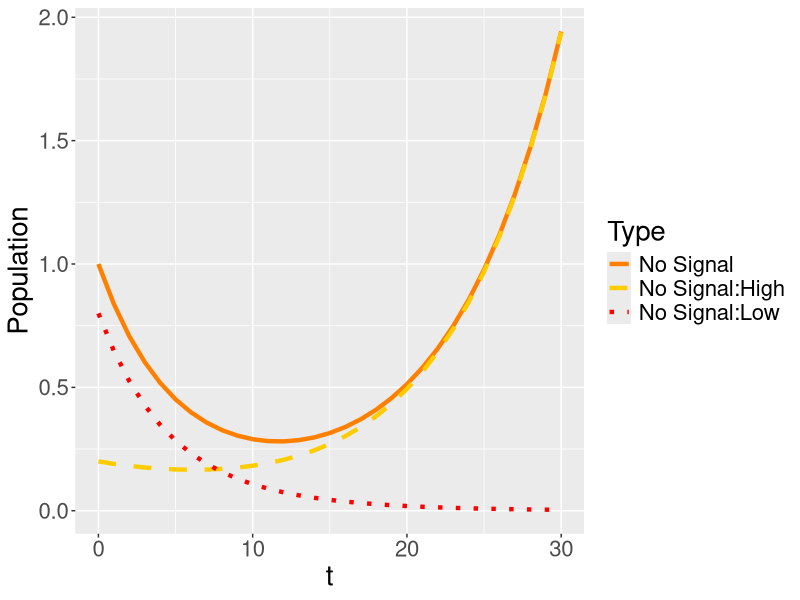
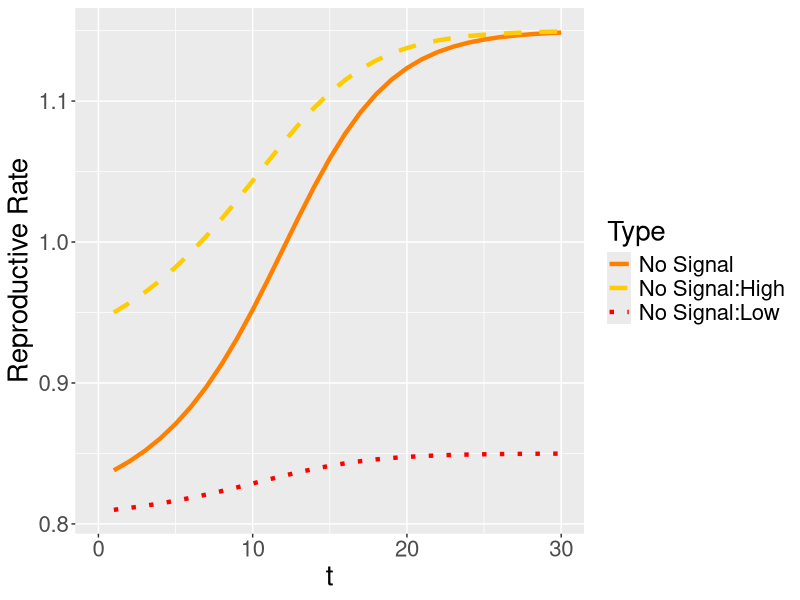
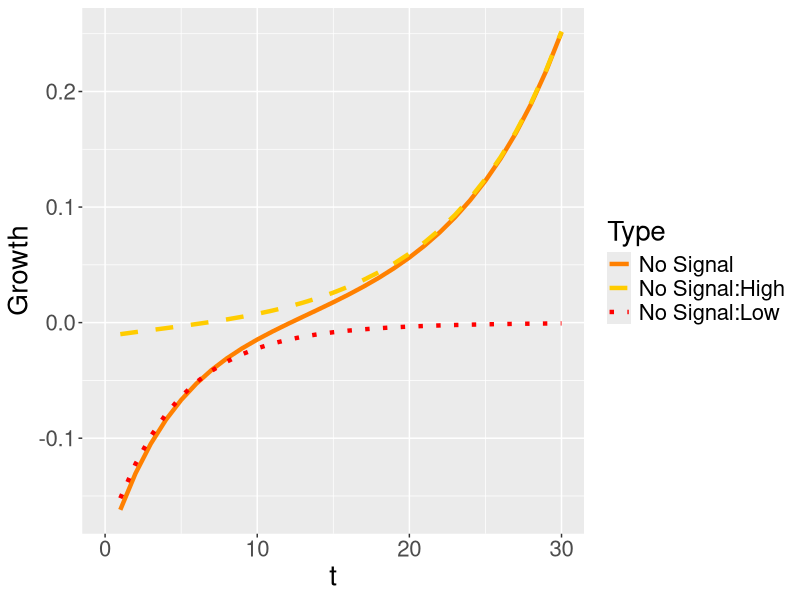
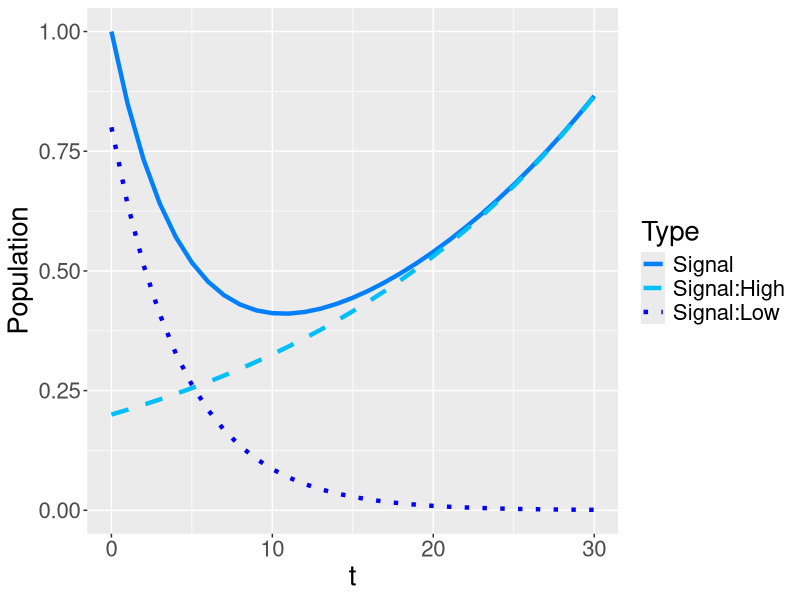
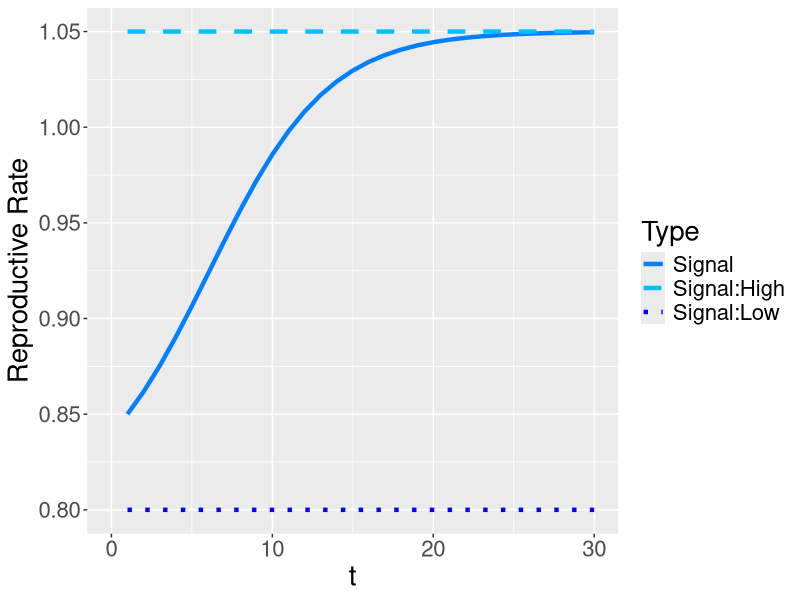
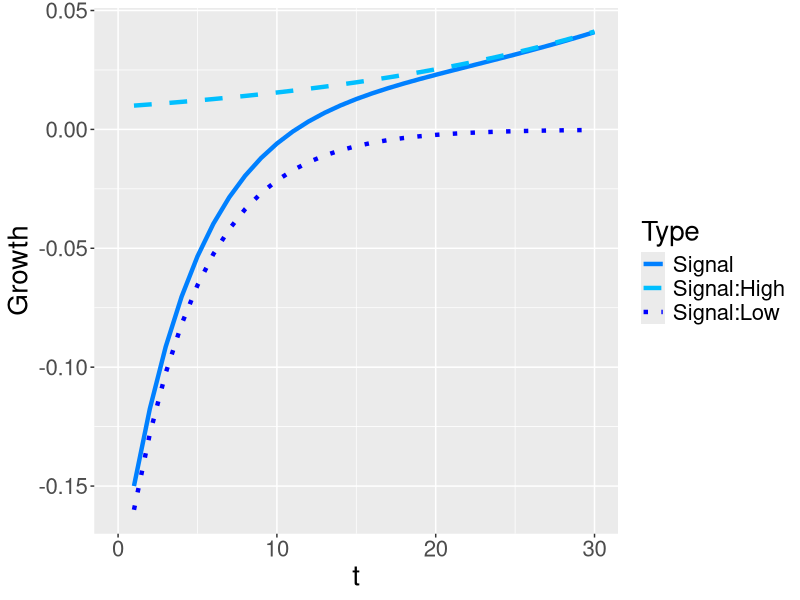
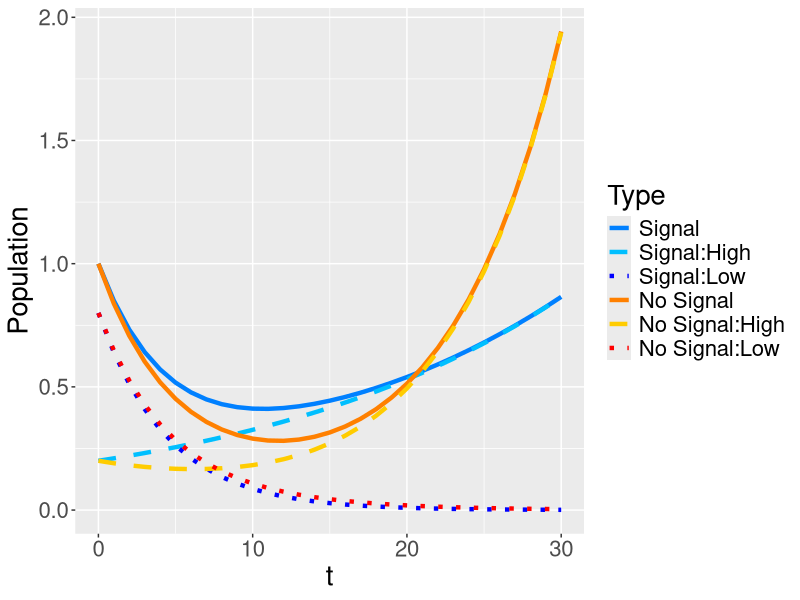
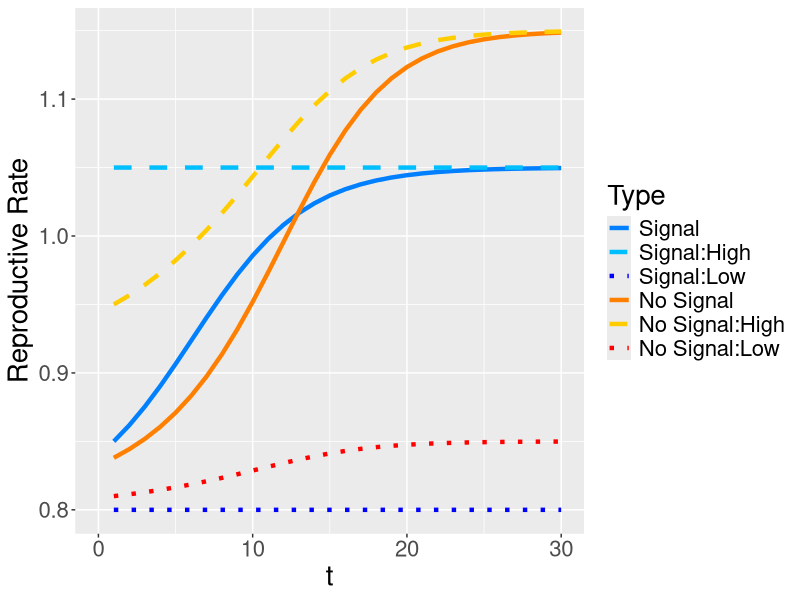

R code for these plots, in order:
library("tidyverse", "shiny", "stringr")
##1100*500 image size

time = 30
vHH =1.15
vHL = .9
vLH = .85
vLL = .8
K = .1
ratio = .2
ratio_l = 0
ratio_h = 1
pop_grow = "Unbounded exponential growth"
#"Fixed population", "Unbounded exponential growth", "Logistic growth to capacity"
join_scenario = "Fight"
#"Fight", "Merge"
start = 20
beta = .2

evo_apart_high = function(ratio, vHH, vHL, vLH, vLL, K, time, pop_grow){
  H_N = ratio
  H_S = ratio
  L_N = 1-ratio
  L_S = 1-ratio
  pop = data.frame(H_N,H_S,L_N,L_S)
  SHH = max(vHH - K, 0)
  SHL = max(vHL - K, 0)
  SLH = max(vLH - K, 0)
  SLL = max(vLL - K, 0)
  payoffs = data.frame(vHH,vHL,vLH,vLL,SHH,SHL,SLH,SLL)
  expected_payoffs = data.frame()
  group_payoffs = data.frame()
  for(i in 1:time){
    H_N = as.numeric(tail(pop,1)[1])
    H_S = as.numeric(tail(pop,1)[2])
    L_N = as.numeric(tail(pop,1)[3])
    L_S = as.numeric(tail(pop,1)[4])
    S_H = if(H_S+L_S>0){
      H_S/(H_S+L_S)} else {0}
    S_L = 1-S_H
    N_H = if(H_N+L_N>0){
      H_N/(H_N+L_N)} else {0}
    N_L = 1-N_H
    H_N_P = H_N*(N_H*as.numeric(payoffs[1])+N_L*as.numeric(payoffs[2]))
    H_S_P = SHH*H_S
    L_N_P = L_N*(N_H*as.numeric(payoffs[3])+N_L*as.numeric(payoffs[4]))
    L_S_P = vLL*L_S
    if (pop_grow == "Fixed population"){
      Total_N_P = H_N_P+L_N_P
      Total_S_P = H_S_P+L_S_P
      expected_payoffs1 = data.frame(High_No_Signal = H_N_P/(H_N*Total_N_P), High_Signal = H_S_P/(H_S*Total_S_P), Low_No_Signal = L_N_P/(L_N*Total_N_P), Low_Signal = L_S_P/(L_S*Total_S_P))
      H_N = H_N_P/Total_N_P
      H_S = H_S_P/Total_S_P
      L_N = L_N_P/Total_N_P
      L_S = L_S_P/Total_S_P
    }
    if (pop_grow == "Unbounded exponential growth") {
      expected_payoffs1 = data.frame(High_No_Signal = H_N_P/H_N, High_Signal = H_S_P/H_S, Low_No_Signal = L_N_P/L_N, Low_Signal = L_S_P/L_S)
      H_N = H_N_P
      H_S = H_S_P
      L_N = L_N_P
      L_S = L_S_P
    }
    pop1 = data.frame(H_N,H_S,L_N,L_S)
    pop = rbind(pop, pop1)
    group_payoffs1 = data.frame(No_Signal = expected_payoffs1[[1]]*N_H + expected_payoffs1[[3]]*N_L, Signal = expected_payoffs1[[2]]*S_H + expected_payoffs1[[4]]*S_L)
    group_payoffs = rbind(group_payoffs, group_payoffs1)
    expected_payoffs = rbind(expected_payoffs, expected_payoffs1)
  }
  growth = pop[2:(time+1),]-pop[1:time,]
  growth = growth %>%
    rename(High_No_Signal = H_N,
           High_Signal = H_S,
           Low_No_Signal = L_N,
           Low_Signal = L_S) %>%
    mutate(t = 1:time,
           Signal = High_Signal + Low_Signal,
           No_Signal = High_No_Signal + Low_No_Signal) %>%
    gather("No_Signal", "High_No_Signal", "Low_No_Signal", "Signal", "High_Signal", "Low_Signal", key = Type, value = "Growth")
  growth$Type = factor(growth$Type, levels = c("Signal", "High_Signal", "Low_Signal", "No_Signal", "High_No_Signal", "Low_No_Signal"))
  
  pop = pop %>%
    rename(High_No_Signal = H_N,
           High_Signal = H_S,
           Low_No_Signal = L_N,
           Low_Signal = L_S) %>%
    mutate(t = 0:time,
           Signal = High_Signal + Low_Signal,
           No_Signal = High_No_Signal + Low_No_Signal) %>%
    gather("No_Signal", "High_No_Signal", "Low_No_Signal", "Signal", "High_Signal", "Low_Signal", key = Type, value = "Population")
  pop$Type = factor(pop$Type, levels = c("Signal", "High_Signal", "Low_Signal", "No_Signal", "High_No_Signal", "Low_No_Signal"))
  
  expected_payoffs = cbind(expected_payoffs,group_payoffs)
  expected_payoffs = expected_payoffs %>%
    mutate(t = 1:time) %>%
    gather("No_Signal", "High_No_Signal", "Low_No_Signal", "Signal", "High_Signal", "Low_Signal", key = Type, value = "Growth_Rate")
  expected_payoffs$Type = factor(expected_payoffs$Type, levels = c("Signal", "High_Signal", "Low_Signal", "No_Signal", "High_No_Signal", "Low_No_Signal"))
  list(pop, expected_payoffs, growth)
}

#make graphs for population evolution seperately

pop_evo = evo_apart_high(ratio, vHH, vHL, vLH, vLL, K, time, pop_grow)[[1]]
rate_evo = evo_apart_high(ratio, vHH, vHL, vLH, vLL, K, time, pop_grow)[[2]]
grow_evo = evo_apart_high(ratio, vHH, vHL, vLH, vLL, K, time, pop_grow)[[3]]


###No_Signal
pop_evo_NS = pop_evo
pop_evo_NS$Type = factor(pop_evo_NS$Type, levels = c("No_Signal", "High_No_Signal", "Low_No_Signal"))
pop_evo_NS = pop_evo_NS[1:93,]

rate_evo_NS = rate_evo
rate_evo_NS$Type = factor(rate_evo_NS$Type, levels = c("No_Signal", "High_No_Signal", "Low_No_Signal"))
rate_evo_NS = rate_evo_NS[1:90,]

grow_evo_NS = grow_evo
grow_evo_NS$Type = factor(grow_evo_NS$Type, levels = c("No_Signal", "High_No_Signal", "Low_No_Signal"))
grow_evo_NS = grow_evo_NS[1:90,]


###Pop_No_Signal
ggplot(data = pop_evo_NS, aes(x = t, y = Population, color = Type, linetype = Type)) +
  geom_line(size = 1.5) +
  theme(text = element_text(size = 20)) +
  scale_linetype_manual(labels = c("No_Signal" = "No Signal", "High_No_Signal" = "No Signal:High", "Low_No_Signal" = "No Signal:Low"),
                        values = c("No_Signal" = "solid", "High_No_Signal" = "dashed", "Low_No_Signal" = "dotted"))+
  scale_color_manual(labels = c("No_Signal" = "No Signal", "High_No_Signal" = "No Signal:High", "Low_No_Signal" = "No Signal:Low"),
                     values = c("No_Signal" = rgb(1,.5,0), "High_No_Signal" = rgb(1,.8,0), "Low_No_Signal" = rgb(1,0,0)))+
  coord_cartesian(xlim =c(0, time))

###Rate_No_Signal
ggplot(data = rate_evo_NS, aes(x = t, y = Growth_Rate, color = Type, linetype = Type)) +
  geom_line(size = 1.5) +
  theme(text = element_text(size = 20)) +
  scale_linetype_manual(labels = c("No_Signal" = "No Signal", "High_No_Signal" = "No Signal:High", "Low_No_Signal" = "No Signal:Low"),
                        values = c("No_Signal" = "solid", "High_No_Signal" = "dashed", "Low_No_Signal" = "dotted"))+
  scale_color_manual(labels = c("No_Signal" = "No Signal", "High_No_Signal" = "No Signal:High", "Low_No_Signal" = "No Signal:Low"),
                     values = c("No_Signal" = rgb(1,.5,0), "High_No_Signal" = rgb(1,.8,0), "Low_No_Signal" = rgb(1,0,0)))+
  labs(y = "Reproductive Rate")+
  coord_cartesian(xlim =c(0, time))

###Growth_No_Signal
ggplot(data = grow_evo_NS, aes(x = t, y = Growth, color = Type, linetype = Type)) +
  geom_line(size = 1.5) +
  theme(text = element_text(size = 20)) +
  scale_linetype_manual(labels = c("No_Signal" = "No Signal", "High_No_Signal" = "No Signal:High", "Low_No_Signal" = "No Signal:Low"),
                        values = c("No_Signal" = "solid", "High_No_Signal" = "dashed", "Low_No_Signal" = "dotted"))+
  scale_color_manual(labels = c("No_Signal" = "No Signal", "High_No_Signal" = "No Signal:High", "Low_No_Signal" = "No Signal:Low"),
                     values = c("No_Signal" = rgb(1,.5,0), "High_No_Signal" = rgb(1,.8,0), "Low_No_Signal" = rgb(1,0,0)))+
  ylab("Growth")+
  coord_cartesian(xlim =c(0, time))


###Signal
pop_evo_S = pop_evo
pop_evo_S$Type = factor(pop_evo_S$Type, levels = c("Signal", "High_Signal", "Low_Signal"))
pop_evo_S = pop_evo_S[94:186,]

rate_evo_S = rate_evo
rate_evo_S$Type = factor(rate_evo_S$Type, levels = c("Signal", "High_Signal", "Low_Signal"))
rate_evo_S = rate_evo_S[91:180,]

grow_evo_S = grow_evo
grow_evo_S$Type = factor(grow_evo_S$Type, levels = c("Signal", "High_Signal", "Low_Signal"))
grow_evo_S = grow_evo_S[91:180,]


###Pop_Signal
ggplot(data = pop_evo_S, aes(x = t, y = Population, color = Type, linetype = Type)) +
  geom_line(size = 1.5) +
  theme(text = element_text(size = 20)) +
  scale_linetype_manual(labels = c("Signal" = "Signal", "High_Signal" = "Signal:High", "Low_Signal" = "Signal:Low"),
                        values = c("Signal" = "solid", "High_Signal" = "dashed", "Low_Signal" = "dotted"))+
  scale_color_manual(labels = c("Signal" = "Signal", "High_Signal" = "Signal:High", "Low_Signal" = "Signal:Low"),
                     values = c("Signal" = rgb(0,.5,1), "High_Signal" = rgb(0,.75,1), "Low_Signal" = rgb(0,0,1)))+
  coord_cartesian(xlim =c(0, time))

###Rate_Signal
ggplot(data = rate_evo_S, aes(x = t, y = Growth_Rate, color = Type, linetype = Type)) +
  geom_line(size = 1.5) +
  theme(text = element_text(size = 20)) +
  scale_linetype_manual(labels = c("Signal" = "Signal", "High_Signal" = "Signal:High", "Low_Signal" = "Signal:Low"),
                        values = c("Signal" = "solid", "High_Signal" = "dashed", "Low_Signal" = "dotted"))+
  scale_color_manual(labels = c("Signal" = "Signal", "High_Signal" = "Signal:High", "Low_Signal" = "Signal:Low"),
                     values = c("Signal" = rgb(0,.5,1), "High_Signal" = rgb(0,.75,1), "Low_Signal" = rgb(0,0,1)))+
  labs(y = "Reproductive Rate")+
  coord_cartesian(xlim =c(0, time))

###Growth_Signal
ggplot(data = grow_evo_S, aes(x = t, y = Growth, color = Type, linetype = Type)) +
  geom_line(size = 1.5) +
  theme(text = element_text(size = 20)) +
  scale_linetype_manual(labels = c("Signal" = "Signal", "High_Signal" = "Signal:High", "Low_Signal" = "Signal:Low"),
                        values = c("Signal" = "solid", "High_Signal" = "dashed", "Low_Signal" = "dotted"))+
  scale_color_manual(labels = c("Signal" = "Signal", "High_Signal" = "Signal:High", "Low_Signal" = "Signal:Low"),
                     values = c("Signal" = rgb(0,.5,1), "High_Signal" = rgb(0,.75,1), "Low_Signal" = rgb(0,0,1)))+
  ylab("Growth")+
  coord_cartesian(xlim =c(0, time))

###Pop_Compare
ggplot(data = pop_evo, aes(x = t, y = Population, color = Type, linetype = Type)) +
  geom_line(size = 1.5) +
  theme(text = element_text(size = 20)) +
  scale_linetype_manual(labels = c("Signal" = "Signal", "High_Signal" = "Signal:High", "Low_Signal" = "Signal:Low", "No_Signal" = "No Signal", "High_No_Signal" = "No Signal:High", "Low_No_Signal" = "No Signal:Low"),
                        values = c("Signal" = "solid", "High_Signal" = "dashed", "Low_Signal" = "dotted", "No_Signal" = "solid", "High_No_Signal" = "dashed", "Low_No_Signal" = "dotted"))+
  scale_color_manual(labels = c("Signal" = "Signal", "High_Signal" = "Signal:High", "Low_Signal" = "Signal:Low", "No_Signal" = "No Signal", "High_No_Signal" = "No Signal:High", "Low_No_Signal" = "No Signal:Low"),
                     values = c("Signal" = rgb(0,.5,1), "High_Signal" = rgb(0,.75,1), "Low_Signal" = rgb(0,0,1), "No_Signal" = rgb(1,.5,0), "High_No_Signal" = rgb(1,.8,0), "Low_No_Signal" = rgb(1,0,0)))+
  coord_cartesian(xlim =c(0, time))

###Rate_Compare
ggplot(data = rate_evo, aes(x = t, y = Growth_Rate, color = Type, linetype = Type)) +
  geom_line(size = 1.5) +
  theme(text = element_text(size = 20)) +
  scale_linetype_manual(labels = c("Signal" = "Signal", "High_Signal" = "Signal:High", "Low_Signal" = "Signal:Low", "No_Signal" = "No Signal", "High_No_Signal" = "No Signal:High", "Low_No_Signal" = "No Signal:Low"),
                        values = c("Signal" = "solid", "High_Signal" = "dashed", "Low_Signal" = "dotted", "No_Signal" = "solid", "High_No_Signal" = "dashed", "Low_No_Signal" = "dotted"))+
  scale_color_manual(labels = c("Signal" = "Signal", "High_Signal" = "Signal:High", "Low_Signal" = "Signal:Low", "No_Signal" = "No Signal", "High_No_Signal" = "No Signal:High", "Low_No_Signal" = "No Signal:Low"),
                     values = c("Signal" = rgb(0,.5,1), "High_Signal" = rgb(0,.75,1), "Low_Signal" = rgb(0,0,1), "No_Signal" = rgb(1,.5,0), "High_No_Signal" = rgb(1,.8,0), "Low_No_Signal" = rgb(1,0,0)))+
  ylab("Reproductive Rate")+
  coord_cartesian(xlim =c(0, time))

###Growth_Compare
ggplot(data = grow_evo, aes(x = t, y = Growth, color = Type, linetype = Type)) +
  geom_line(size = 1.5) +
  theme(text = element_text(size = 20)) +
  scale_linetype_manual(labels = c("Signal" = "Signal", "High_Signal" = "Signal:High", "Low_Signal" = "Signal:Low", "No_Signal" = "No Signal", "High_No_Signal" = "No Signal:High", "Low_No_Signal" = "No Signal:Low"),
                        values = c("Signal" = "solid", "High_Signal" = "dashed", "Low_Signal" = "dotted", "No_Signal" = "solid", "High_No_Signal" = "dashed", "Low_No_Signal" = "dotted"))+
  scale_color_manual(labels = c("Signal" = "Signal", "High_Signal" = "Signal:High", "Low_Signal" = "Signal:Low", "No_Signal" = "No Signal", "High_No_Signal" = "No Signal:High", "Low_No_Signal" = "No Signal:Low"),
                     values = c("Signal" = rgb(0,.5,1), "High_Signal" = rgb(0,.75,1), "Low_Signal" = rgb(0,0,1), "No_Signal" = rgb(1,.5,0), "High_No_Signal" = rgb(1,.8,0), "Low_No_Signal" = rgb(1,0,0)))+
  ylab("Growth")+
  coord_cartesian(xlim =c(0, time))


#Make graphs for competition between populations

evo_join_high = function(ratio, vHH, vHL, vLH, vLL, K, time, pop_grow, join_scenario, beta, start){
  H_N = ratio
  H_S = ratio
  L_N = 1-ratio
  L_S = 1-ratio
  pop = data.frame(H_N,H_S,L_N,L_S)
  SHH = max(vHH - K, 0)
  SHL = max(vHL - K, 0)
  SLH = max(vLH - K, 0)
  SLL = max(vLL - K, 0)
  payoffs = data.frame(vHH,vHL,vLH,vLL,SHH,SHL,SLH,SLL)
  expected_payoffs = data.frame()
  group_payoffs = data.frame()
  if (start != 1){
    for(i in 1:(start-1)){
      H_N = as.numeric(tail(pop,1)[1])
      H_S = as.numeric(tail(pop,1)[2])
      L_N = as.numeric(tail(pop,1)[3])
      L_S = as.numeric(tail(pop,1)[4])
      S_H = if(H_S+L_S>0){
        H_S/(H_S+L_S)} else {0}
      S_L = 1-S_H
      N_H = if(H_N+L_N>0){
        H_N/(H_N+L_N)} else {0}
      N_L = 1-N_H
      H_N_P = H_N*(N_H*as.numeric(payoffs[1])+N_L*as.numeric(payoffs[2]))
      H_S_P = SHH*H_S
      L_N_P = L_N*(N_H*as.numeric(payoffs[3])+N_L*as.numeric(payoffs[4]))
      L_S_P = vLL*L_S
      if (pop_grow == "Fixed population"){
        Total_N_P = H_N_P+L_N_P
        Total_S_P = H_S_P+L_S_P
        expected_payoffs1 = data.frame(High_No_Signal = H_N_P/(H_N*Total_N_P), High_Signal = H_S_P/(H_S*Total_S_P), Low_No_Signal = L_N_P/(L_N*Total_N_P), Low_Signal = L_S_P/(L_S*Total_S_P))
        H_N = H_N_P/Total_N_P
        H_S = H_S_P/Total_S_P
        L_N = L_N_P/Total_N_P
        L_S = L_S_P/Total_S_P
      }
      if (pop_grow == "Unbounded exponential growth") {
        expected_payoffs1 = data.frame(High_No_Signal = H_N_P/H_N, High_Signal = H_S_P/H_S, Low_No_Signal = L_N_P/L_N, Low_Signal = L_S_P/L_S)
        H_N = H_N_P
        H_S = H_S_P
        L_N = L_N_P
        L_S = L_S_P
      }
      pop1 = data.frame(H_N,H_S,L_N,L_S)
      pop = rbind(pop, pop1)
      group_payoffs1 = data.frame(No_Signal = expected_payoffs1[[1]]*N_H + expected_payoffs1[[3]]*N_L, Signal = expected_payoffs1[[2]]*S_H + expected_payoffs1[[4]]*S_L)
      group_payoffs = rbind(group_payoffs, group_payoffs1)
      expected_payoffs = rbind(expected_payoffs, expected_payoffs1)
    }
  }
  if (join_scenario == "Merge"){
    if (pop_grow == "Fixed population"){
      for(i in start:time){
        H_N = as.numeric(tail(pop,1)[1])
        H_S = as.numeric(tail(pop,1)[2])
        L_N = as.numeric(tail(pop,1)[3])
        L_S = as.numeric(tail(pop,1)[4])
        S_H = if(H_S+L_S>0){
          H_S/(H_S+L_S)} else {0}
        S_L = 1-S_H
        N_H = if(H_N+L_N>0){
          H_N/(H_N+L_N)} else {0}
        N_L = 1-N_H
        H_N_P = H_N*(N_H*as.numeric(payoffs[1])+N_L*as.numeric(payoffs[2]))
        H_S_P = H_S*SHH
        L_N_P = L_N*(N_H*as.numeric(payoffs[3])+N_L*as.numeric(payoffs[4]))
        L_S_P = L_S*vLL
        Total_P = H_N_P+L_N_P+H_S_P+L_S_P
        expected_payoffs1 = data.frame(High_No_Signal = H_N_P/(H_N*Total_P), High_Signal = H_S_P/(H_S*Total_P), Low_No_Signal = L_N_P/(L_N*Total_P), Low_Signal = L_S_P/(L_S*Total_P))
        H_N = H_N_P/Total_P
        H_S = H_S_P/Total_P
        L_N = L_N_P/Total_P
        L_S = L_S_P/Total_P
        pop1 = data.frame(H_N,H_S,L_N,L_S)
        pop = rbind(pop, pop1)
        group_payoffs1 = data.frame(No_Signal = expected_payoffs1[[1]]*N_H + expected_payoffs1[[3]]*N_L, Signal = expected_payoffs1[[2]]*S_H + expected_payoffs1[[4]]*S_L)
        group_payoffs = rbind(group_payoffs, group_payoffs1)
        expected_payoffs = rbind(expected_payoffs, expected_payoffs1)
      }
    }
    if (pop_grow == "Unbounded exponential growth"){
      for(i in start:time){
        H_N = as.numeric(tail(pop,1)[1])
        H_S = as.numeric(tail(pop,1)[2])
        L_N = as.numeric(tail(pop,1)[3])
        L_S = as.numeric(tail(pop,1)[4])
        S_H = if(H_S+L_S>0){
          H_S/(H_S+L_S)} else {0}
        S_L = 1-S_H
        N_H = if(H_N+L_N>0){
          H_N/(H_N+L_N)} else {0}
        N_L = 1-N_H
        H_N_P = H_N*(N_H*as.numeric(payoffs[1])+N_L*as.numeric(payoffs[2]))
        H_S_P = H_S*SHH
        L_N_P = L_N*(N_H*as.numeric(payoffs[3])+N_L*as.numeric(payoffs[4]))
        L_S_P = L_S*vLL
        expected_payoffs1 = data.frame(High_No_Signal = H_N_P/H_N, High_Signal = H_S_P/H_S, Low_No_Signal = L_N_P/L_N, Low_Signal = L_S_P/L_S)
        H_N = H_N_P
        H_S = H_S_P
        L_N = L_N_P
        L_S = L_S_P
        pop1 = data.frame(H_N,H_S,L_N,L_S)
        pop = rbind(pop, pop1)
        group_payoffs1 = data.frame(No_Signal = expected_payoffs1[[1]]*N_H + expected_payoffs1[[3]]*N_L, Signal = expected_payoffs1[[2]]*S_H + expected_payoffs1[[4]]*S_L)
        group_payoffs = rbind(group_payoffs, group_payoffs1)
        expected_payoffs = rbind(expected_payoffs, expected_payoffs1)
      }
    }
  }
  if (join_scenario == "Fight"){
    if (pop_grow == "Fixed population"){
      for(i in start:time){
        H_N = as.numeric(tail(pop,1)[1])
        H_S = as.numeric(tail(pop,1)[2])
        L_N = as.numeric(tail(pop,1)[3])
        L_S = as.numeric(tail(pop,1)[4])
        #Fight where each kills beta of other group
        S_D = (H_S+L_S)*beta
        N_D = (H_N+L_N)*beta
        S_H = if(H_S+L_S>0){
          H_S/(H_S+L_S)} else {0}
        S_L = 1-S_H
        N_H = if(H_N+L_N>0){
          H_N/(H_N+L_N)} else {0}
        N_L = 1-N_H
        H_N = max(H_N-S_D*N_H,0)
        H_S = max(H_S-N_D*S_H,0)
        L_N = max(L_N-S_D*N_L,0)
        L_S = max(L_S-N_D*S_L,0)
        #Reproduce
        S_H = if(H_S+L_S>0){
          H_S/(H_S+L_S)} else {0}
        S_L = 1-S_H
        N_H = if(H_N+L_N>0){
          H_N/(H_N+L_N)} else {0}
        N_L = 1-N_H
        H_N_P = H_N*(N_H*as.numeric(payoffs[1])+N_L*as.numeric(payoffs[2]))
        H_S_P = H_S*SHH
        L_N_P = L_N*(N_H*as.numeric(payoffs[3])+N_L*as.numeric(payoffs[4]))
        L_S_P = L_S*vLL
        Total_P = H_N_P+L_N_P+H_S_P+L_S_P
        expected_payoffs1 = data.frame(High_No_Signal = H_N_P/(H_N*Total_P), High_Signal = H_S_P/(H_S*Total_P), Low_No_Signal = L_N_P/(L_N*Total_P), Low_Signal = L_S_P/(L_S*Total_P))
        H_N = H_N_P/Total_P
        H_S = H_S_P/Total_P
        L_N = L_N_P/Total_P
        L_S = L_S_P/Total_P
        pop1 = data.frame(H_N,H_S,L_N,L_S)
        pop = rbind(pop, pop1)
        group_payoffs1 = data.frame(No_Signal = expected_payoffs1[[1]]*N_H + expected_payoffs1[[3]]*N_L, Signal = expected_payoffs1[[2]]*S_H + expected_payoffs1[[4]]*S_L)
        group_payoffs = rbind(group_payoffs, group_payoffs1)
        expected_payoffs = rbind(expected_payoffs, expected_payoffs1)
      }
    }
    if (pop_grow == "Unbounded exponential growth"){
      for(i in start:time){
        H_N = as.numeric(tail(pop,1)[1])
        H_S = as.numeric(tail(pop,1)[2])
        L_N = as.numeric(tail(pop,1)[3])
        L_S = as.numeric(tail(pop,1)[4])
        #Fight where each kills beta of other group
        S_D = (H_S+L_S)*beta
        N_D = (H_N+L_N)*beta
        S_H = if(H_S+L_S>0){
          H_S/(H_S+L_S)} else {0}
        S_L = 1-S_H
        N_H = if(H_N+L_N>0){
          H_N/(H_N+L_N)} else {0}
        N_L = 1-N_H
        H_N = max(H_N-S_D*N_H,0)
        H_S = max(H_S-N_D*S_H,0)
        L_N = max(L_N-S_D*N_L,0)
        L_S = max(L_S-N_D*S_L,0)
        #Reproduce
        S_H = if(H_S+L_S>0){
          H_S/(H_S+L_S)} else {0}
        S_L = 1-S_H
        N_H = if(H_N+L_N>0){
          H_N/(H_N+L_N)} else {0}
        N_L = 1-N_H
        H_N_P = H_N*(N_H*as.numeric(payoffs[1])+N_L*as.numeric(payoffs[2]))
        H_S_P = H_S*SHH
        L_N_P = L_N*(N_H*as.numeric(payoffs[3])+N_L*as.numeric(payoffs[4]))
        L_S_P = L_S*vLL
        expected_payoffs1 = data.frame(High_No_Signal = H_N_P/H_N, High_Signal = H_S_P/H_S, Low_No_Signal = L_N_P/L_N, Low_Signal = L_S_P/L_S)
        H_N = H_N_P
        H_S = H_S_P
        L_N = L_N_P
        L_S = L_S_P
        pop1 = data.frame(H_N,H_S,L_N,L_S)
        pop = rbind(pop, pop1)
        group_payoffs1 = data.frame(No_Signal = expected_payoffs1[[1]]*N_H + expected_payoffs1[[3]]*N_L, Signal = expected_payoffs1[[2]]*S_H + expected_payoffs1[[4]]*S_L)
        group_payoffs = rbind(group_payoffs, group_payoffs1)
        expected_payoffs = rbind(expected_payoffs, expected_payoffs1)
      }
    }
  }
  growth = pop[2:(time+1),]-pop[1:(time),]
  growth = growth %>%
    rename(High_No_Signal = H_N,
           High_Signal = H_S,
           Low_No_Signal = L_N,
           Low_Signal = L_S) %>%
    mutate(t = 1:time,
           Signal = High_Signal + Low_Signal,
           No_Signal = High_No_Signal + Low_No_Signal) %>%
    gather("No_Signal", "High_No_Signal", "Low_No_Signal", "Signal", "High_Signal", "Low_Signal", key = Type, value = "Growth")
  growth$Type = factor(growth$Type, levels = c("Signal", "High_Signal", "Low_Signal", "No_Signal", "High_No_Signal", "Low_No_Signal"))
  
  pop = pop %>%
    rename(High_No_Signal = H_N,
           High_Signal = H_S,
           Low_No_Signal = L_N,
           Low_Signal = L_S) %>%
    mutate(t = 0:time,
           Signal = High_Signal + Low_Signal,
           No_Signal = High_No_Signal + Low_No_Signal) %>%
    gather("No_Signal", "High_No_Signal", "Low_No_Signal", "Signal", "High_Signal", "Low_Signal", key = Type, value = "Population")
  pop$Type = factor(pop$Type, levels = c("Signal", "High_Signal", "Low_Signal", "No_Signal", "High_No_Signal", "Low_No_Signal"))
  
  expected_payoffs = cbind(expected_payoffs,group_payoffs)
  expected_payoffs = expected_payoffs %>%
    mutate(t = 1:time) %>%
    gather("No_Signal", "High_No_Signal", "Low_No_Signal", "Signal", "High_Signal", "Low_Signal", key = Type, value = "Growth_Rate")
  expected_payoffs$Type = factor(expected_payoffs$Type, levels = c("Signal", "High_Signal", "Low_Signal", "No_Signal", "High_No_Signal", "Low_No_Signal"))
  list(pop, expected_payoffs, growth)
}

regions = function(ratio, vHH, vHL, vLH, vLL, K, time, pop_grow, beta, start){
  #create a few graphs showing which group will survive the competition under different paramaters
  Klow = round(max(vLH-vLL,0),2)
  Khigh = round(vHH-vHL,2)
  Krange = seq(from = Klow, to = Khigh, by = .01)
  startrange = seq(from = 1, to = time, by = 1)
  betarange = seq(from = .01, to = 1, by = .01)
  SKregion = tibble(start = rep(startrange, length(Krange)), K = rep(Krange, each = length(startrange)), result = "")
  BKregion = tibble(beta = rep(betarange, length(Krange)), K = rep(Krange, each = length(betarange)), result = "")
  SBregion = tibble(start = rep(startrange, length(betarange)), beta = rep(betarange, each = length(startrange)), result = "")
  for(Kvar in Krange){
    #KSregion and BKregion first
    j = match(Kvar,Krange)
    H_N = ratio
    H_S = ratio
    L_N = 1-ratio
    L_S = 1-ratio
    pop = data.frame(H_N,H_S,L_N,L_S)
    SHH = max(vHH - Kvar, 0)
    SHL = max(vHL - Kvar, 0)
    SLH = max(vLH - Kvar, 0)
    SLL = max(vLL - Kvar, 0)
    payoffs = data.frame(vHH,vHL,vLH,vLL,SHH,SHL,SLH,SLL)
    if (time != 1){
      for(i in 1:(time-1)){
        H_N = as.numeric(tail(pop,1)[1])
        H_S = as.numeric(tail(pop,1)[2])
        L_N = as.numeric(tail(pop,1)[3])
        L_S = as.numeric(tail(pop,1)[4])
        S_H = if(H_S+L_S>0){
          H_S/(H_S+L_S)} else {0}
        S_L = 1-S_H
        N_H = if(H_N+L_N>0){
          H_N/(H_N+L_N)} else {0}
        N_L = 1-N_H
        H_N_P = H_N*(N_H*as.numeric(payoffs[1])+N_L*as.numeric(payoffs[2]))
        H_S_P = SHH*H_S
        L_N_P = L_N*(N_H*as.numeric(payoffs[3])+N_L*as.numeric(payoffs[4]))
        L_S_P = vLL*L_S
        if (pop_grow == "Fixed population"){
          Total_N_P = H_N_P+L_N_P
          Total_S_P = H_S_P+L_S_P
          H_N = H_N_P/Total_N_P
          H_S = H_S_P/Total_S_P
          L_N = L_N_P/Total_N_P
          L_S = L_S_P/Total_S_P
        }
        if (pop_grow == "Unbounded exponential growth") {
          H_N = H_N_P
          H_S = H_S_P
          L_N = L_N_P
          L_S = L_S_P
        }
        pop1 = data.frame(H_N,H_S,L_N,L_S)
        pop = rbind(pop, pop1)
      }
    }
    for(startvar in startrange){
      #SKregion
      i = match(startvar,startrange)
      popstart = pop[startvar,]
      stop = 0
      while(stop == 0){
        if (pop_grow == "Fixed population"){
          H_N = as.numeric(tail(popstart,1)[1])
          H_S = as.numeric(tail(popstart,1)[2])
          L_N = as.numeric(tail(popstart,1)[3])
          L_S = as.numeric(tail(popstart,1)[4])
          #Fight where each kills beta of other group
          S_D = (H_S+L_S)*beta
          N_D = (H_N+L_N)*beta
          if((H_S+L_S)<=N_D){
            if((H_N+L_N)<=S_D & S_D>N_D){
              #tiebreak goes to N
              SKregion$result[(j-1)*length(startrange)+i] = "S"
              stop = 1
            } else {
              SKregion$result[(j-1)*length(startrange)+i] = "N"
              stop = 1
            }
          }
          if((H_N+L_N)<=S_D){
            SKregion$result[(j-1)*length(startrange)+i] = "S"
            stop = 1
          }
          S_H = if(H_S+L_S>0){
            H_S/(H_S+L_S)} else {0}
          S_L = 1-S_H
          N_H = if(H_N+L_N>0){
            H_N/(H_N+L_N)} else {0}
          N_L = 1-N_H
          H_N = max(H_N-S_D*N_H,0)
          H_S = max(H_S-N_D*S_H,0)
          L_N = max(L_N-S_D*N_L,0)
          L_S = max(L_S-N_D*S_L,0)
          #Reproduce
          S_H = if(H_S+L_S>0){
            H_S/(H_S+L_S)} else {0}
          S_L = 1-S_H
          N_H = if(H_N+L_N>0){
            H_N/(H_N+L_N)} else {0}
          N_L = 1-N_H
          H_N_P = H_N*(N_H*as.numeric(payoffs[1])+N_L*as.numeric(payoffs[2]))
          H_S_P = H_S*SHH
          L_N_P = L_N*(N_H*as.numeric(payoffs[3])+N_L*as.numeric(payoffs[4]))
          L_S_P = L_S*vLL
          Total_P = H_N_P+L_N_P+H_S_P+L_S_P
          H_N = H_N_P/Total_P
          H_S = H_S_P/Total_P
          L_N = L_N_P/Total_P
          L_S = L_S_P/Total_P
          popstart1 = data.frame(H_N,H_S,L_N,L_S)
          popstart = rbind(popstart, popstart1)
        }
        if (pop_grow == "Unbounded exponential growth"){
          H_N = as.numeric(tail(popstart,1)[1])
          H_S = as.numeric(tail(popstart,1)[2])
          L_N = as.numeric(tail(popstart,1)[3])
          L_S = as.numeric(tail(popstart,1)[4])
          #Fight where each kills beta of other group
          S_D = (H_S+L_S)*beta
          N_D = (H_N+L_N)*beta
          if((H_S+L_S)<=N_D){
            if((H_N+L_N)<=S_D & S_D>N_D){
              #tiebreak goes to N
              SKregion$result[(j-1)*length(startrange)+i] = "S"
              stop = 1
            } else {
              SKregion$result[(j-1)*length(startrange)+i] = "N"
              stop = 1
            }
          }
          if((H_N+L_N)<=S_D){
            SKregion$result[(j-1)*length(startrange)+i] = "S"
            stop = 1
          }
          S_H = if(H_S+L_S>0){
            H_S/(H_S+L_S)} else {0}
          S_L = 1-S_H
          N_H = if(H_N+L_N>0){
            H_N/(H_N+L_N)} else {0}
          N_L = 1-N_H
          H_N = max(H_N-S_D*N_H,0)
          H_S = max(H_S-N_D*S_H,0)
          L_N = max(L_N-S_D*N_L,0)
          L_S = max(L_S-N_D*S_L,0)
          #Reproduce
          S_H = if(H_S+L_S>0){
            H_S/(H_S+L_S)} else {0}
          S_L = 1-S_H
          N_H = if(H_N+L_N>0){
            H_N/(H_N+L_N)} else {0}
          N_L = 1-N_H
          H_N_P = H_N*(N_H*as.numeric(payoffs[1])+N_L*as.numeric(payoffs[2]))
          H_S_P = H_S*SHH
          L_N_P = L_N*(N_H*as.numeric(payoffs[3])+N_L*as.numeric(payoffs[4]))
          L_S_P = L_S*vLL
          H_N = H_N_P
          H_S = H_S_P
          L_N = L_N_P
          L_S = L_S_P
          popstart1 = data.frame(H_N,H_S,L_N,L_S)
          popstart = rbind(popstart, popstart1)
        }
      }
    }
    for(betavar in betarange){
      #BKregion
      i = match(betavar, betarange)
      popstart = pop[start,]
      stop = 0
      while(stop == 0){
        if (pop_grow == "Fixed population"){
          H_N = as.numeric(tail(popstart,1)[1])
          H_S = as.numeric(tail(popstart,1)[2])
          L_N = as.numeric(tail(popstart,1)[3])
          L_S = as.numeric(tail(popstart,1)[4])
          #Fight where each kills beta of other group
          S_D = (H_S+L_S)*betavar
          N_D = (H_N+L_N)*betavar
          if((H_S+L_S)<=N_D){
            if((H_N+L_N)<=S_D & S_D>N_D){
              #tiebreak goes to N
              BKregion$result[(j-1)*length(betarange)+i] = "S"
              stop = 1
            } else {
              BKregion$result[(j-1)*length(betarange)+i] = "N"
              stop = 1
            }
          }
          if((H_N+L_N)<=S_D){
            BKregion$result[(j-1)*length(betarange)+i] = "S"
            stop = 1
          }
          S_H = if(H_S+L_S>0){
            H_S/(H_S+L_S)} else {0}
          S_L = 1-S_H
          N_H = if(H_N+L_N>0){
            H_N/(H_N+L_N)} else {0}
          N_L = 1-N_H
          H_N = max(H_N-S_D*N_H,0)
          H_S = max(H_S-N_D*S_H,0)
          L_N = max(L_N-S_D*N_L,0)
          L_S = max(L_S-N_D*S_L,0)
          #Reproduce
          S_H = if(H_S+L_S>0){
            H_S/(H_S+L_S)} else {0}
          S_L = 1-S_H
          N_H = if(H_N+L_N>0){
            H_N/(H_N+L_N)} else {0}
          N_L = 1-N_H
          H_N_P = H_N*(N_H*as.numeric(payoffs[1])+N_L*as.numeric(payoffs[2]))
          H_S_P = H_S*SHH
          L_N_P = L_N*(N_H*as.numeric(payoffs[3])+N_L*as.numeric(payoffs[4]))
          L_S_P = L_S*vLL
          Total_P = H_N_P+L_N_P+H_S_P+L_S_P
          H_N = H_N_P/Total_P
          H_S = H_S_P/Total_P
          L_N = L_N_P/Total_P
          L_S = L_S_P/Total_P
          popstart1 = data.frame(H_N,H_S,L_N,L_S)
          popstart = rbind(popstart, popstart1)
        }
        if (pop_grow == "Unbounded exponential growth"){
          H_N = as.numeric(tail(popstart,1)[1])
          H_S = as.numeric(tail(popstart,1)[2])
          L_N = as.numeric(tail(popstart,1)[3])
          L_S = as.numeric(tail(popstart,1)[4])
          #Fight where each kills beta of other group
          S_D = (H_S+L_S)*betavar
          N_D = (H_N+L_N)*betavar
          if((H_S+L_S)<=N_D){
            if((H_N+L_N)<=S_D & S_D>N_D){
              #tiebreak goes to N
              BKregion$result[(j-1)*length(betarange)+i] = "S"
              stop = 1
            } else {
              BKregion$result[(j-1)*length(betarange)+i] = "N"
              stop = 1
            }
          }
          if((H_N+L_N)<=S_D){
            BKregion$result[(j-1)*length(betarange)+i] = "S"
            stop = 1
          }
          S_H = if(H_S+L_S>0){
            H_S/(H_S+L_S)} else {0}
          S_L = 1-S_H
          N_H = if(H_N+L_N>0){
            H_N/(H_N+L_N)} else {0}
          N_L = 1-N_H
          H_N = max(H_N-S_D*N_H,0)
          H_S = max(H_S-N_D*S_H,0)
          L_N = max(L_N-S_D*N_L,0)
          L_S = max(L_S-N_D*S_L,0)
          #Reproduce
          S_H = if(H_S+L_S>0){
            H_S/(H_S+L_S)} else {0}
          S_L = 1-S_H
          N_H = if(H_N+L_N>0){
            H_N/(H_N+L_N)} else {0}
          N_L = 1-N_H
          H_N_P = H_N*(N_H*as.numeric(payoffs[1])+N_L*as.numeric(payoffs[2]))
          H_S_P = H_S*SHH
          L_N_P = L_N*(N_H*as.numeric(payoffs[3])+N_L*as.numeric(payoffs[4]))
          L_S_P = L_S*vLL
          H_N = H_N_P
          H_S = H_S_P
          L_N = L_N_P
          L_S = L_S_P
          popstart1 = data.frame(H_N,H_S,L_N,L_S)
          popstart = rbind(popstart, popstart1)
        }
      }
    }
  }
  ##SBregion
  H_N = ratio
  H_S = ratio
  L_N = 1-ratio
  L_S = 1-ratio
  pop = data.frame(H_N,H_S,L_N,L_S)
  SHH = max(vHH - K, 0)
  SHL = max(vHL - K, 0)
  SLH = max(vLH - K, 0)
  SLL = max(vLL - K, 0)
  payoffs = data.frame(vHH,vHL,vLH,vLL,SHH,SHL,SLH,SLL)
  if (time != 1){
    for(i in 1:(time-1)){
      H_N = as.numeric(tail(pop,1)[1])
      H_S = as.numeric(tail(pop,1)[2])
      L_N = as.numeric(tail(pop,1)[3])
      L_S = as.numeric(tail(pop,1)[4])
      S_H = if(H_S+L_S>0){
        H_S/(H_S+L_S)} else {0}
      S_L = 1-S_H
      N_H = if(H_N+L_N>0){
        H_N/(H_N+L_N)} else {0}
      N_L = 1-N_H
      H_N_P = H_N*(N_H*as.numeric(payoffs[1])+N_L*as.numeric(payoffs[2]))
      H_S_P = SHH*H_S
      L_N_P = L_N*(N_H*as.numeric(payoffs[3])+N_L*as.numeric(payoffs[4]))
      L_S_P = vLL*L_S
      if (pop_grow == "Fixed population"){
        Total_N_P = H_N_P+L_N_P
        Total_S_P = H_S_P+L_S_P
        H_N = H_N_P/Total_N_P
        H_S = H_S_P/Total_S_P
        L_N = L_N_P/Total_N_P
        L_S = L_S_P/Total_S_P
      }
      if (pop_grow == "Unbounded exponential growth") {
        H_N = H_N_P
        H_S = H_S_P
        L_N = L_N_P
        L_S = L_S_P
      }
      pop1 = data.frame(H_N,H_S,L_N,L_S)
      pop = rbind(pop, pop1)
    }
  }
  for(startvar in startrange){
    i = match(startvar, startrange)
    for(betavar in betarange){
      j = match(betavar, betarange)
      popstart = pop[startvar,]
      stop = 0
      while(stop == 0){
        if (pop_grow == "Fixed population"){
          H_N = as.numeric(tail(popstart,1)[1])
          H_S = as.numeric(tail(popstart,1)[2])
          L_N = as.numeric(tail(popstart,1)[3])
          L_S = as.numeric(tail(popstart,1)[4])
          #Fight where each kills beta of other group
          S_D = (H_S+L_S)*betavar
          N_D = (H_N+L_N)*betavar
          if((H_S+L_S)<=N_D){
            if((H_N+L_N)<=S_D & S_D>N_D){
              #tiebreak goes to N
              SBregion$result[(j-1)*length(startrange)+i] = "S"
              stop = 1
            } else {
              SBregion$result[(j-1)*length(startrange)+i] = "N"
              stop = 1
            }
          }
          if((H_N+L_N)<=S_D){
            SBregion$result[(j-1)*length(startrange)+i] = "S"
            stop = 1
          }
          S_H = if(H_S+L_S>0){
            H_S/(H_S+L_S)} else {0}
          S_L = 1-S_H
          N_H = if(H_N+L_N>0){
            H_N/(H_N+L_N)} else {0}
          N_L = 1-N_H
          H_N = max(H_N-S_D*N_H,0)
          H_S = max(H_S-N_D*S_H,0)
          L_N = max(L_N-S_D*N_L,0)
          L_S = max(L_S-N_D*S_L,0)
          #Reproduce
          S_H = if(H_S+L_S>0){
            H_S/(H_S+L_S)} else {0}
          S_L = 1-S_H
          N_H = if(H_N+L_N>0){
            H_N/(H_N+L_N)} else {0}
          N_L = 1-N_H
          H_N_P = H_N*(N_H*as.numeric(payoffs[1])+N_L*as.numeric(payoffs[2]))
          H_S_P = H_S*SHH
          L_N_P = L_N*(N_H*as.numeric(payoffs[3])+N_L*as.numeric(payoffs[4]))
          L_S_P = L_S*vLL
          Total_P = H_N_P+L_N_P+H_S_P+L_S_P
          H_N = H_N_P/Total_P
          H_S = H_S_P/Total_P
          L_N = L_N_P/Total_P
          L_S = L_S_P/Total_P
          popstart1 = data.frame(H_N,H_S,L_N,L_S)
          popstart = rbind(popstart, popstart1)
        }
        if (pop_grow == "Unbounded exponential growth"){
          H_N = as.numeric(tail(popstart,1)[1])
          H_S = as.numeric(tail(popstart,1)[2])
          L_N = as.numeric(tail(popstart,1)[3])
          L_S = as.numeric(tail(popstart,1)[4])
          #Fight where each kills beta of other group
          S_D = (H_S+L_S)*betavar
          N_D = (H_N+L_N)*betavar
          if((H_S+L_S)<=N_D){
            if((H_N+L_N)<=S_D & S_D>N_D){
              #tiebreak goes to N
              SBregion$result[(j-1)*length(startrange)+i] = "S"
              stop = 1
            } else {
              SBregion$result[(j-1)*length(startrange)+i] = "N"
              stop = 1
            }
          }
          if((H_N+L_N)<=S_D){
            SBregion$result[(j-1)*length(startrange)+i] = "S"
            stop = 1
          }
          S_H = if(H_S+L_S>0){
            H_S/(H_S+L_S)} else {0}
          S_L = 1-S_H
          N_H = if(H_N+L_N>0){
            H_N/(H_N+L_N)} else {0}
          N_L = 1-N_H
          H_N = max(H_N-S_D*N_H,0)
          H_S = max(H_S-N_D*S_H,0)
          L_N = max(L_N-S_D*N_L,0)
          L_S = max(L_S-N_D*S_L,0)
          #Reproduce
          S_H = if(H_S+L_S>0){
            H_S/(H_S+L_S)} else {0}
          S_L = 1-S_H
          N_H = if(H_N+L_N>0){
            H_N/(H_N+L_N)} else {0}
          N_L = 1-N_H
          H_N_P = H_N*(N_H*as.numeric(payoffs[1])+N_L*as.numeric(payoffs[2]))
          H_S_P = H_S*SHH
          L_N_P = L_N*(N_H*as.numeric(payoffs[3])+N_L*as.numeric(payoffs[4]))
          L_S_P = L_S*vLL
          H_N = H_N_P
          H_S = H_S_P
          L_N = L_N_P
          L_S = L_S_P
          popstart1 = data.frame(H_N,H_S,L_N,L_S)
          popstart = rbind(popstart, popstart1)
        }
      }
    }
  }
  list(SKregion, BKregion, SBregion)
}


#Fight

###Population Graphs

###Fight_NS_Win
start = 25
fight=evo_join_high(ratio, vHH, vHL, vLH, vLL, K, time, pop_grow, join_scenario, beta, start)[[1]]
ggplot(data = fight, aes(x = t, y = Population, color = Type, linetype = Type)) +
  geom_line(size = 1.5) +
  theme(text = element_text(size = 20)) +
  scale_linetype_manual(labels = c("Signal" = "Signal", "High_Signal" = "Signal:High", "Low_Signal" = "Signal:Low", "No_Signal" = "No Signal", "High_No_Signal" = "No Signal:High", "Low_No_Signal" = "No Signal:Low"),
                        values = c("Signal" = "solid", "High_Signal" = "dashed", "Low_Signal" = "dotted", "No_Signal" = "solid", "High_No_Signal" = "dashed", "Low_No_Signal" = "dotted"))+
  scale_color_manual(labels = c("Signal" = "Signal", "High_Signal" = "Signal:High", "Low_Signal" = "Signal:Low", "No_Signal" = "No Signal", "High_No_Signal" = "No Signal:High", "Low_No_Signal" = "No Signal:Low"),
                     values = c("Signal" = rgb(0,.5,1), "High_Signal" = rgb(0,.75,1), "Low_Signal" = rgb(0,0,1), "No_Signal" = rgb(1,.5,0), "High_No_Signal" = rgb(1,.8,0), "Low_No_Signal" = rgb(1,0,0)))+
  geom_vline(xintercept = ceiling(start-1))+
  ylab("Population")+
  coord_cartesian(xlim =c(0, time))+
  annotate("text", x = time-3, y = 1.2, size = 8, label = paste("T=",start))

###Fight_S_Win
start = 15
fight=evo_join_high(ratio, vHH, vHL, vLH, vLL, K, time, pop_grow, join_scenario, beta, start)[[1]]
ggplot(data = fight, aes(x = t, y = Population, color = Type, linetype = Type)) +
  geom_line(size = 1.5) +
  theme(text = element_text(size = 20)) +
  scale_linetype_manual(labels = c("Signal" = "Signal", "High_Signal" = "Signal:High", "Low_Signal" = "Signal:Low", "No_Signal" = "No Signal", "High_No_Signal" = "No Signal:High", "Low_No_Signal" = "No Signal:Low"),
                        values = c("Signal" = "solid", "High_Signal" = "dashed", "Low_Signal" = "dotted", "No_Signal" = "solid", "High_No_Signal" = "dashed", "Low_No_Signal" = "dotted"))+
  scale_color_manual(labels = c("Signal" = "Signal", "High_Signal" = "Signal:High", "Low_Signal" = "Signal:Low", "No_Signal" = "No Signal", "High_No_Signal" = "No Signal:High", "Low_No_Signal" = "No Signal:Low"),
                     values = c("Signal" = rgb(0,.5,1), "High_Signal" = rgb(0,.75,1), "Low_Signal" = rgb(0,0,1), "No_Signal" = rgb(1,.5,0), "High_No_Signal" = rgb(1,.8,0), "Low_No_Signal" = rgb(1,0,0)))+
  geom_vline(xintercept = ceiling(start-1))+
  ylab("Population")+
  coord_cartesian(xlim =c(0, time))+
  annotate("text", x = time-3, y = .95, size = 8, label = paste("T=",start))

###Special_Fight
start = 20
fight=evo_join_high(ratio, vHH, vHL, vLH, vLL, K, time, pop_grow, join_scenario, beta, start)[[1]]
ggplot(data = fight, aes(x = t, y = Population, color = Type, linetype = Type)) +
  geom_line(size = 1.5) +
  theme(text = element_text(size = 20)) +
  scale_linetype_manual(labels = c("Signal" = "Signal", "High_Signal" = "Signal:High", "Low_Signal" = "Signal:Low", "No_Signal" = "No Signal", "High_No_Signal" = "No Signal:High", "Low_No_Signal" = "No Signal:Low"),
                        values = c("Signal" = "solid", "High_Signal" = "dashed", "Low_Signal" = "dotted", "No_Signal" = "solid", "High_No_Signal" = "dashed", "Low_No_Signal" = "dotted"))+
  scale_color_manual(labels = c("Signal" = "Signal", "High_Signal" = "Signal:High", "Low_Signal" = "Signal:Low", "No_Signal" = "No Signal", "High_No_Signal" = "No Signal:High", "Low_No_Signal" = "No Signal:Low"),
                     values = c("Signal" = rgb(0,.5,1), "High_Signal" = rgb(0,.75,1), "Low_Signal" = rgb(0,0,1), "No_Signal" = rgb(1,.5,0), "High_No_Signal" = rgb(1,.8,0), "Low_No_Signal" = rgb(1,0,0)))+
  geom_vline(xintercept = ceiling(start-1))+
  ylab("Population")+
  coord_cartesian(xlim =c(0, time))+
  annotate("text", x = time-3, y = .95, size = 8, label = paste("T=",start))

###Regions

region = regions(ratio,vHH,vHL,vLH,vLL,K,time,pop_grow,beta,start)

###Region_KT
ggplot(data = region[[1]], aes(x = start, y = K, fill = result)) +
  geom_tile() +
  theme(text = element_text(size = 20)) +
  scale_fill_manual(labels = c("N" = "No Signal", "S" = "Signal"),
                    values = c("N" = rgb(1,.5,0), "S" = rgb(0,.5,1))) +
  geom_vline(xintercept = start, color = "white", size = 1) +
  geom_hline(yintercept = K, color = "white", size = 1) +
  xlab("T") +
  labs(fill = "Result")

###Region_BT
ggplot(data = region[[3]], aes(x = start, y = beta, fill = result)) +
  geom_tile() +
  theme(text = element_text(size = 20)) +
  scale_fill_manual(labels = c("N" = "No Signal", "S" = "Signal"),
                    values = c("N" = rgb(1,.5,0), "S" = rgb(0,.5,1))) +
  geom_vline(xintercept = start, color = "white", size = 1) +
  geom_hline(yintercept = beta, color = "white", size=1) +
  ylab(expression(beta)) +
  xlab("T") +
  labs(fill = "Result")

###Region_KB
ggplot(data = region[[2]], aes(x = beta, y = K, fill = result)) +
  geom_tile() +
  theme(text = element_text(size = 20)) +
  scale_fill_manual(labels = c("N" = "No Signal", "S" = "Signal"),
                    values = c("N" = rgb(1,.5,0), "S" = rgb(0,.5,1))) +
  geom_vline(xintercept = beta, color = "white", size = 1) +
  geom_hline(yintercept = K, color = "white", size = 1) +
  xlab(expression(beta)) +
  labs(fill = "Result")


  
